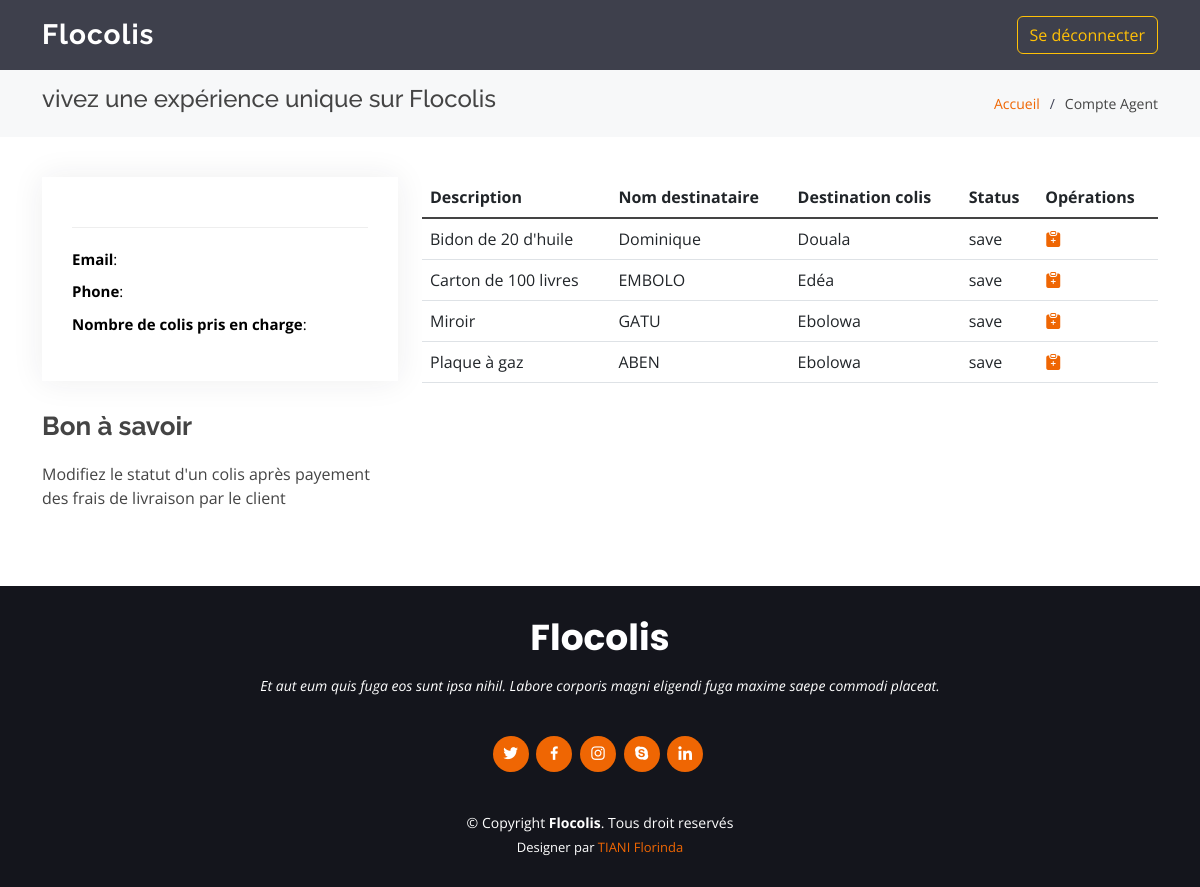
/compteAgent.php, run on the app's committed database.
### tables this page shows
CREATE TABLE `colis` (
  `id_colis` int NOT NULL,
  `id_clent` int NOT NULL,
  `id_cat` int NOT NULL,
  `id_livreur` int DEFAULT NULL,
  `id_agence` int DEFAULT NULL,
  `Descrition` varchar(255) NOT NULL,
  `date_creation` date NOT NULL,
  `delai_livraison` date NOT NULL,
  `NomDes` varchar(255) NOT NULL,
  `EmailDes` varchar(255) NOT NULL,
  `PhoneDes` int NOT NULL,
  `Destination` varchar(255) NOT NULL,
  `status_colis` varchar(255) NOT NULL DEFAULT 'save'
);

### forms/bd.php (called while the page is built, shortened)
<?php
  class colis{
    public static function connect(){
        try{
            $bdd= new PDO('mysql:host=localhost;dbname=flocolis','root','');
            return $bdd;
        }catch(PDOException $e){
            echo 'Erreur : '.$e->getMessage();
        }
    }
  }
?>

### compteAgent.php (the view)
<?php
    include 'forms/bd.php';
        $req3=livreur::connect()->prepare("SELECT * FROM livreur WHERE id_livreur=?");
        $req3->execute(array($_SESSION['id_livreur']));
        $infoL=$req3->fetch();
?>
<!DOCTYPE html>
<html lang="en">
<?php include 'head.php' ?>
<body>
  <header id="header" class="fixed-top d-flex align-items-center">
    <div class="container d-flex align-items-center">
    <div class="logo me-auto">
        <h1><a href="index.php">Flocolis</a></h1>
    </div>
      <nav id="navbar" class="navbar order-last order-lg-0">
        <button class="btn btn-outline-warning" data-bs-target="#exampleModalToggle" data-bs-toggle="modal">Se déconnecter</button>
      </nav>
    </div>
  </header>
  <main id="main">
    <section id="breadcrumbs" class="breadcrumbs">
      <div class="container">
        <div class="d-flex justify-content-between align-items-center">
          <h4><b><?php echo $infoL['NomL'] ?></b> vivez une expérience unique sur Flocolis</h4>
          <ol>
            <li><a href="index.php">Accueil</a></li>
            <li>Compte Agent</li>
          </ol>
        </div>
      </div>
    </section>
    <section id="portfolio-details" class="portfolio-details">
      <div class="container">
        <div class="row gy-4">
          <div class="col-lg-4">
             <div class="portfolio-info" style="color: #000;">
                <?php echo'<h3>'.$infoL['NomL'].' '.$infoL['PrenomL'].'</h3>' ?>
                <ul>
                  <li><strong>Email</strong>:  <?php echo $infoL['EmailL'] ?></li>
                  <li><strong>Phone</strong>: <?php echo $infoL['PhoneL'] ?></li>
                  <li><strong>Nombre de colis pris en charge</strong>: <?php  ?></li>
                </ul>
             </div>
              <div class="portfolio-description">
                  <h2>Bon à savoir</h2>
                    <p>
                        Modifiez le statut d'un colis après payement des frais de livraison par le client
                    </p>
              </div>
          </div>
          <div class="col-lg-8 ">
            <table id="table_id" class="table dataTable">
              <thead>
                <tr>
                  <th scope="col">Description</th>
                  <th scope="col">Nom destinataire</th>
                  <th scope="col">Destination colis</th>
                  <th scope="col">Status</th>
                  <th scope="col">Opérations</th>
                </tr>
              </thead>
              <tbody class="table-group-divider">
                <?php
                   $stat='save';
                   $req = colis::connect()->prepare("SELECT `id_colis`, `Descrition`, `NomDes`, `Destination`, `status_colis`  FROM `colis` c WHERE `status_colis`=? ");
                   $req->execute(array($stat));
                   $colis = $req->fetchAll(PDO::FETCH_ASSOC);
                   if(count($colis)>0){
                    for($i=0; $i<count($colis);$i++ ){
                       echo '<tr>';
                      foreach($colis[$i] as $key => $coli){
                        if($key!='id_colis'){
                          echo '<td>'.$coli.'</td>';
                        }
                      }?>
                      <td style="display: flex;">
                          <a href="detail.php?id_colis=<?php echo $colis[$i]['id_colis'] ?>"><i class="bi bi-clipboard-plus-fill"></i></a>
                      </td>
                <?php  echo '</tr>';} }    ?>
              </tbody>
            </table>
          </div>
        </div>
      </div>
    </section>
  </main>
  <?php include 'foot.php' ?>
</body>
</html>

### assets/css/style.css (style rules this page uses)
body { font-family: "Open Sans", sans-serif; color: #444444; }
a { color: #ef6603; text-decoration: none; }
h1, h2, h3, h4, h5, h6 { font-family: "Raleway", sans-serif; }
#header { height: 70px; transition: all 0.5s; z-index: 997; transition: all 0.5s; background: rgba(42, 44, 57, 0.9); }
#header .logo h1 { font-size: 28px; margin: 0; padding: 0; line-height: 1; font-weight: 700; letter-spacing: 1px; }
#header .logo h1 a, #header .logo h1 a:hover { color: #fff; text-decoration: none; }
.navbar { padding: 0; }
section { padding: 60px 0; overflow: hidden; }
.portfolio-details { padding-top: 40px; }
.portfolio-details .portfolio-info { padding: 30px; box-shadow: 0px 0 30px rgba(42, 44, 57, 0.08); }
.portfolio-details .portfolio-info h3 { font-size: 22px; font-weight: 700; margin-bottom: 20px; padding-bottom: 20px; border-bottom: 1px solid #eee; }
.portfolio-details .portfolio-info ul { list-style: none; padding: 0; font-size: 15px; }
.portfolio-details .portfolio-info ul li+li { margin-top: 10px; }
.portfolio-details .portfolio-description { padding-top: 30px; }
.portfolio-details .portfolio-description h2 { font-size: 26px; font-weight: 700; margin-bottom: 20px; }
.portfolio-details .portfolio-description p { padding: 0; }
.breadcrumbs { padding: 15px 0; margin-top: 70px; background: #f7f8f9; min-height: 40px; }
.breadcrumbs ol { display: flex; flex-wrap: wrap; list-style: none; padding: 0; margin: 0; font-size: 14px; }
.breadcrumbs ol li+li { padding-left: 10px; }
.breadcrumbs ol li+li::before { display: inline-block; padding-right: 10px; color: #404356; content: "/"; }

### data on the page
colis: Descrition "Bidon de 20 d'huile", NomDes "Dominique", Destination "Douala", status_colis "save"
colis: Descrition "Carton de 100 livres", NomDes "EMBOLO", Destination "Edéa", status_colis "save"
colis: Descrition "Miroir", NomDes "GATU", Destination "Ebolowa", status_colis "save"
colis: Descrition "Plaque à gaz", NomDes "ABEN", Destination "Ebolowa", status_colis "save"
